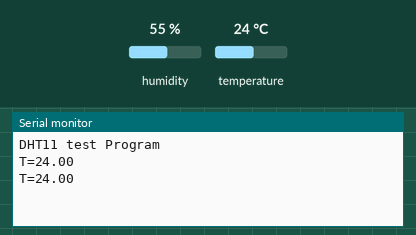
Simulated run of this sketch. Board: Arduino Uno, built with avr-gcc and run on an emulated ATmega328P. On the bench: the last lines printed to the serial monitor. The inputs (shaded band) are chosen by the test bench; at power-on: temperature 24 °C, humidity 55 %.

Above: at 4.8 s.
4.9 s: temperature set to 12 °C
At 6.6 s:
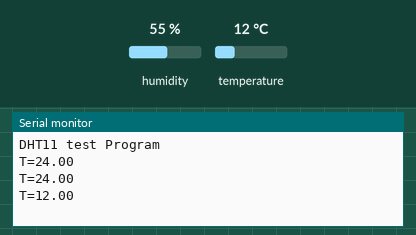
7.9 s: temperature set to 19 °C
At 9.0 s:
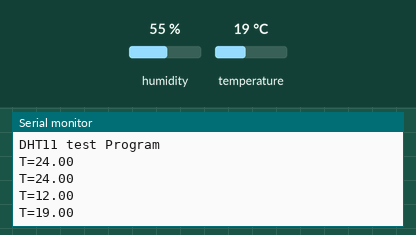
Timing chart, 0 to 10.9 s (numbered marks = the images above; inputs shaded):
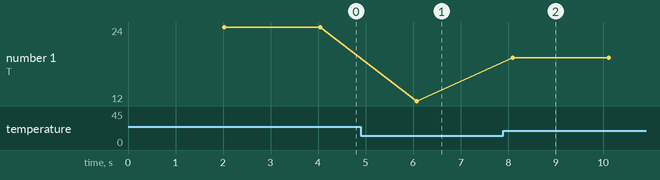

The sketch:

sketch_may9a-th1.ino
```cpp
#include "DHT.h"

#define DHTPIN 2     // Digital pin connected to the DHT sensor's DATA pin
#define DHTTYPE DHT11   // DHT 11

DHT dht(DHTPIN, DHTTYPE);

void setup() {
  Serial.begin(9600);
  Serial.println("DHT11 test Program");
  dht.begin();
}

void loop() {
  delay(2000); // Wait a few seconds between measurements

  float h = dht.readHumidity();
  float t = dht.readTemperature(); // or dht.readTemperature(true) for Fahrenheit

  if (isnan(h) || isnan(t)) {
    Serial.println("Failed to read from DHT sensor!");
    return;
  }

  // Send the temperature to Processing
  Serial.print("T=");
  Serial.println(t);
}
```

Measured:
- after the input at 4.9 s, the serial monitor: prints a new line after 1.2 s (image 1)
- after the input at 7.9 s, the serial monitor: prints a new line after 0.19 s (image 2)
- plotted number 1: 24 → 12 after the input at 4.9 s, 12 → 19 after the input at 7.9 s
